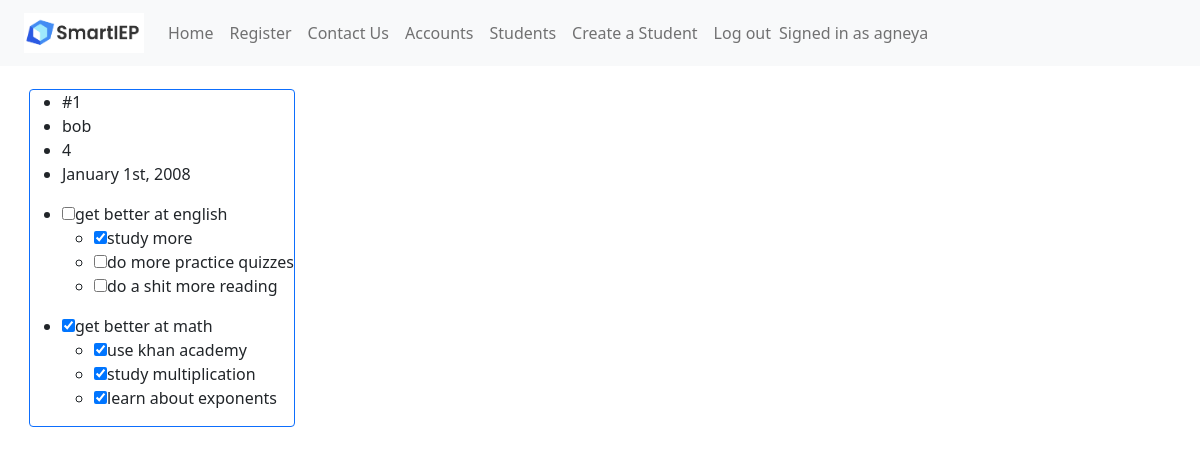
The page /students (signed in) on the database as committed earlier.
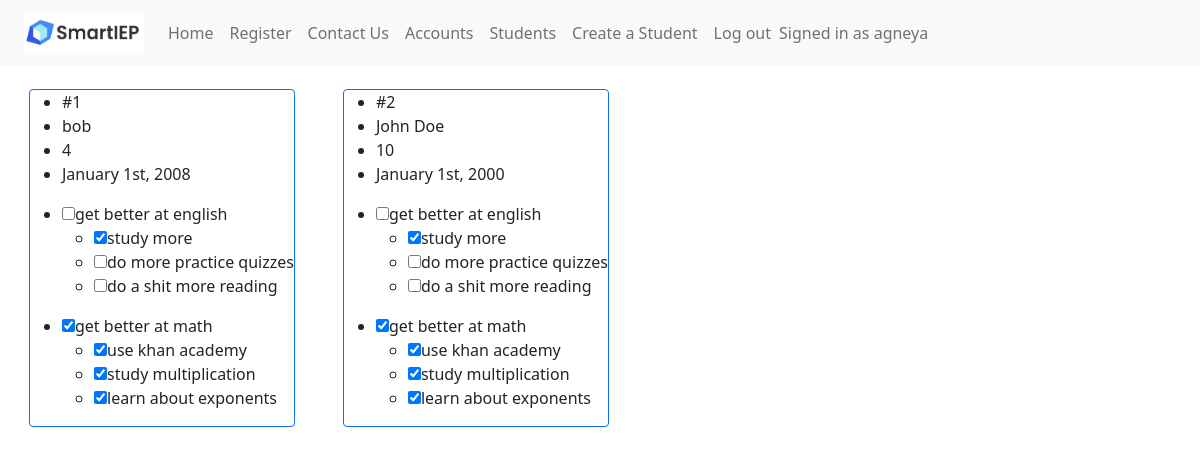
The same page on the database as committed later.
### app.py (models this page shows, shortened)
class Accounts(UserMixin, db.Model):
	__tablename__ = 'accounts'
	account_id = db.Column(db.Integer, primary_key=True)
	callname = db.Column(db.String(200),nullable=False)
	username = db.Column(db.String(200),nullable=False)
	password = db.Column(db.String(200),nullable=False)

class Students(db.Model):
	__tablename__ = 'students'
	student_id = db.Column(db.Integer, primary_key=True)
	name = db.Column(db.String(200),nullable=False)
	grade = db.Column(db.Integer)
	dateofbirth = db.Column(db.String(200),nullable=False)
	tasks = db.Column(db.String(500),nullable=False)

### app.py (the view)
@main.route("/students")
@login_required
def students():
	students = Students.query.all()
	return render_template('students.html',students=students)

### app.py (called while the page is built)
@login_manager.user_loader
def load_user(account_id):
    return Accounts.query.get(int(account_id))

@app.context_processor
def utility_processor():
	def parse_tasks(newData):
		tasks1 = []
		tasks2 = []
		tasks3 = []
		tasks4 = []
		tasks5 = []
		goalArrays = [tasks1,tasks2,tasks3,tasks4,tasks5]
		parts = newData[:-1].split(";")
		counter = 0
		for part in parts:
			if part[1] == "[":
				part = re.sub("\[.*?\]","[]",part)
				part = part.replace("[","").replace("]","")
				goalArrays[counter].append(part)
				counter = counter + 1
		for part in parts:
			if part[1] == "(":
				goalKey = int(part[part.find("(")+1:part.find(")")])
				part = re.sub("\(.*?\)","()",part)
				part = part.replace("(","").replace(")","")
				goalArrays[goalKey].append(part)
		return goalArrays
	return dict(parse_tasks=parse_tasks)

### templates/students.html (shortened to what this page needs)
<!DOCTYPE html>
<html lang="en">
    <head>
        <link href="https://cdn.jsdelivr.net/npm/bootstrap@5.0.2/dist/css/bootstrap.min.css" rel="stylesheet">
    </head>
    <header>
      {% include 'nav.html' %}
    </header>
    <body>
        <div class="content">
            {% for student in students %}
                <div class="m-4 border border-primary rounded">
                    <ul>
                        <li>#{{ student.student_id }}</li>
                        <li>{{ student.name }}</li>
                        <li>{{ student.grade }}</li>
                        <li>{{ student.dateofbirth }}</li>
                    </ul>
                    {% for taskarr in parse_tasks(student.tasks) if not taskarr|length == 0%}
                        <ul>
                            <li>
                                <input type="checkbox" {% if taskarr[0][0] == "1" %} checked="checked"{% endif %}>{{ taskarr[0][1:] }}</input>
                            </li>
                                <ul>
                                    {% set counter = 1%}
                                    {% for objective in taskarr[1:] %}
                                        <li>
                                            <input type="checkbox" {% if taskarr[loop.index][0] == "1" %} checked="checked"{% endif %}>{{ taskarr[loop.index][1:] }}</input>
                                        </li>
                                    {% endfor %}
                                </ul>
                        </ul>
                    {% endfor %}
                </div>
            {% endfor %}
        </div>
    </body>
</html>

### templates/nav.html
<nav class="px-4 navbar fixed-top navbar-expand-lg navbar-light bg-light">
    <a class="navbar-brand" href="/"><img src="static\smartieplogo.png" width="120" height="40"></a>
    <div>
      <ul class="navbar-nav mr-auto">
        <li class="nav-item active">
          <a class="nav-link" href="/signin">Home</a>
        </li>
        <li class="nav-item">
          <a class="nav-link" href="/register">Register</a>
        </li>
        <li class="nav-item">
          <a class="nav-link" href="/contactus">Contact Us</a>
        </li>
        {% if current_user.is_authenticated %}
        <li class="nav-item">
          <a class="nav-link" href="/accounts">Accounts</a>
        </li>
        <li class="nav-item">
          <a class="nav-link" href="/students">Students</a>
        </li>
        <li class="nav-item">
          <a class="nav-link" href="/createstudent">Create a Student</a>
        </li>
        <li class="nav-item">
          <a class="nav-link" href="/logout">Log out</a>
        </li>
        <span class="navbar-text navbar-right">
          Signed in as {{ current_user.callname }}
        </span>
      </ul>
        {% endif %}
    </div>
  </nav>

### templates/students.html (style rules this page uses)
.content { margin: 5px; width: 100%; display: flex; flex-direction: row; flex-wrap: wrap; }
body { padding-top: 60px; }

Rows that differ between the two databases and show on the page:
added Students: student_id "2", name "John Doe", grade "10", dateofbirth "January 1st, 2000", taskarr "get better at english" "get better at math", index "☑" "☑" "☑" "☑", taskarr "study more" "do more practice quizzes" "do a shit more reading" "use khan academy" "study multiplication" "learn about exponents", if "☑"
